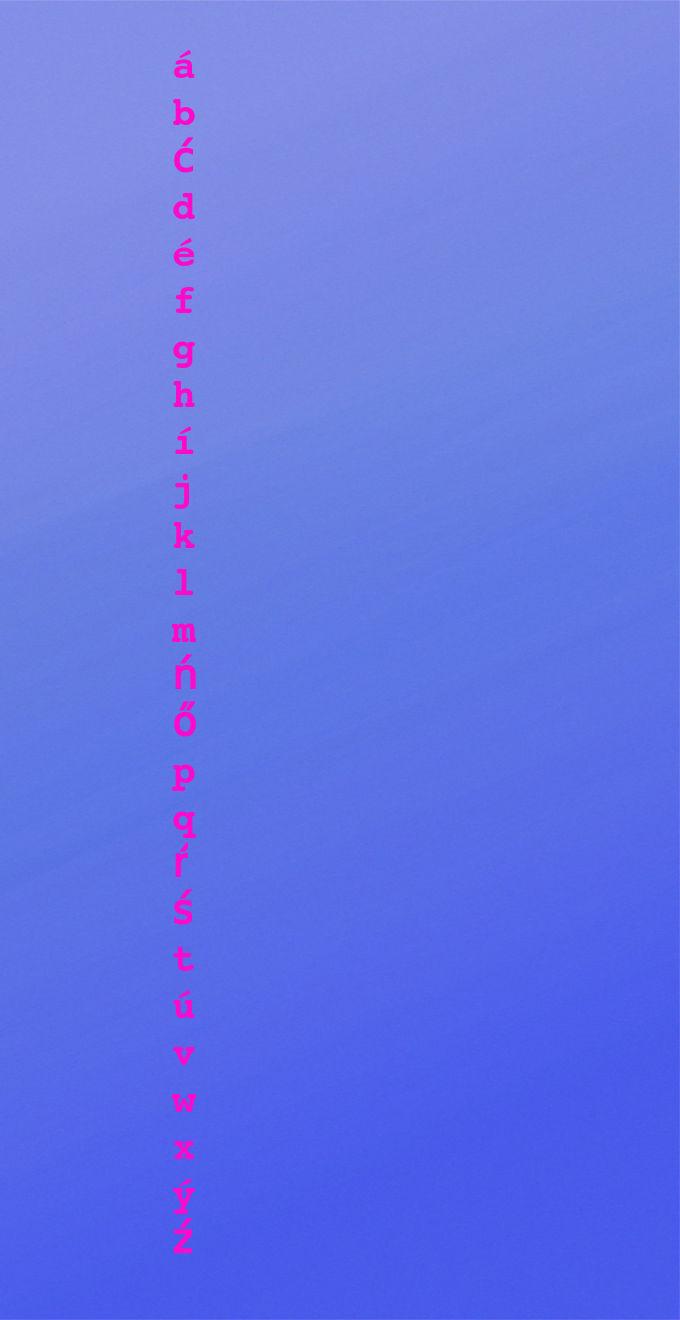
#> input picture sc-2015-master/New folder/images/fifi_train.jpg, 680 x 1320 px
$ jupyter execute --allow-errors fi.ipynb   (shell and % lines are left out)   (Python 2 division)   (older library calls are emulated)
#> lines starting #> are read from the running program, lines starting #| are printed output that depends on the picture; after the words box and inside, x2 and y2 are one past the last pixel; in counts of white or black regions, pixels touching at a corner belong together
[cell 1]
#import potrebnih biblioteka
import cv2
import collections
import numpy as np
import scipy as sc
import matplotlib.pyplot as plt
from scipy.spatial import distance

# k-means
from sklearn.cluster import KMeans

# keras
from keras.models import Sequential
from keras.layers.core import Dense,Activation
from keras.optimizers import SGD

import matplotlib.pylab as pylab
pylab.rcParams['figure.figsize'] = 16, 12 # za prikaz većih slika i plotova, zakomentarisati ako nije potrebno

[cell 2]
def load_image(path):
#> called with path = 'images/fifi_train.jpg'
    return cv2.cvtColor(cv2.imread(path), cv2.COLOR_BGR2RGB)
def image_gray(image):
    return cv2.cvtColor(image, cv2.COLOR_RGB2GRAY)
def image_bin(image_gs):
    ret,image_bin = cv2.threshold(image_gs, 127, 255, cv2.THRESH_BINARY)
    return image_bin
def image_bin_adaptive(image_gs):
    image_bin = cv2.adaptiveThreshold(image_gs, 135, cv2.ADAPTIVE_THRESH_MEAN_C, cv2.THRESH_BINARY, 55, 10)
    return image_bin
def invert(image):
    return 255-image
def display_image(image, color= False):
    if color:
        plt.imshow(image)
    else:
        plt.imshow(image, 'gray')
def dilate(image):
    kernel = np.ones((3,3)) # strukturni element 3x3 blok
    return cv2.dilate(image, kernel, iterations=1)
def erode(image):
    kernel = np.ones((3,3)) # strukturni element 3x3 blok
    return cv2.erode(image, kernel, iterations=1)

#Funkcionalnost implementirana u V2
def resize_region(region):
    resized = cv2.resize(region,(28,28), interpolation = cv2.INTER_NEAREST)
    return resized
def scale_to_range(image):
    return image / 255
def matrix_to_vector(image):
    return image.flatten()
# [5 lines left out: function prepare_for_ann, not called in this run]
def convert_output(outputs):
    return np.eye(len(outputs))
def winner(output):
    return max(enumerate(output), key=lambda x: x[1])[0]

[cell 3]
# [4 lines left out: function remove_noise, not called in this run]

[cell 4]
def rotate_regions(contours,angles,centers,sizes):
    '''Funkcija koja vrši rotiranje regiona oko njihovih centralnih tačaka
    Args:
        contours: skup svih kontura [kontura1, kontura2, ..., konturaN]
        angles:   skup svih uglova nagiba kontura [nagib1, nagib2, ..., nagibN]
        centers:  skup svih centara minimalnih pravougaonika koji su opisani
                  oko kontura [centar1, centar2, ..., centarN]
        sizes:    skup parova (height,width) koji predstavljaju duzine stranica minimalnog
                  pravougaonika koji je opisan oko konture [(h1,w1), (h2,w2), ...,(hN,wN)]
    Return:
        ret_val: rotirane konture'''
    ret_val = []
    for idx, contour in enumerate(contours):

        angle = angles[idx]
        cx,cy = centers[idx]
        height, width = sizes[idx]
        if width<height:
            angle+=90

        # Rotiranje svake tačke regiona oko centra rotacije
        alpha = np.pi/2 - abs(np.radians(angle))
        region_points_rotated = np.ndarray((len(contour), 2), dtype=np.int16)
        for i, point in enumerate(contour):
            x = point[0]
            y = point[1]

            #TODO 1 - izračunati koordinate tačke nakon rotacije
            rx = np.sin(alpha)*(x-cx) - np.cos(alpha)*(y-cy) + cx
            ry = np.cos(alpha)*(x-cx) + np.sin(alpha)*(y-cy) + cy


            region_points_rotated[i] = [rx,ry]
        ret_val.append(region_points_rotated)


    return ret_val

[cell 5]
def merge_regions(contours):
    '''Funkcija koja vrši spajanje kukica i kvačica sa osnovnim karakterima
    Args:
        contours: skup svih kontura (kontura - niz tacaka bele boje)
    Return:
        ret_val: skup kontura sa spojenim kukicama i kvacicama'''
    ret_val = []
    merged_index = [] #lista indeksa kontura koje su već spojene sa nekim

    for i,contour1 in enumerate(contours): #slova
        if i in merged_index:
            continue
        min_x1 = min(contour1[:,0])
        max_x1 = max(contour1[:,0])
        min_y1 = min(contour1[:,1])
        max_y1 = max(contour1[:,1])
        for j,contour2 in enumerate(contours): #kukice
            if j in merged_index or i == j:
                continue
            min_x2 = min(contour2[:,0])
            max_x2 = max(contour2[:,0])
            min_y2 = min(contour2[:,1])
            max_y2 = max(contour2[:,1])

            #TODO 2 - izvršiti spajanje kukica iznad slova
            #spajanje dva niza je moguće obaviti funkcijom np.concatenate((contour1,contour2))

            if len(contour1)/5>len(contour2): #provera pretpostavke da je contour1 slovo

                if (min_y1-max_y2)<max(max_y1-min_y1,max_y2-min_y2)/2 \
                and (min_x2>min_x1-5 and max_x2<max_x1+5):
                    #spajanje kontura
                    ret_val.append(np.concatenate((contour1,contour2)))
                    merged_index.append(i)
                    merged_index.append(j)


    #svi regioni koji se nisu ni sa kim spojili idu u listu kontura, bez spajanja
    for idx,contour in enumerate(contours):
        if idx not in merged_index:
            ret_val.append(contour)

    return ret_val

[cell 6]
def select_roi(image_orig, image_bin):

    img, contours_borders, hierarchy = cv2.findContours(image_bin.copy(), cv2.RETR_EXTERNAL, cv2.CHAIN_APPROX_NONE)

    contours = []
    contour_angles = []
    contour_centers = []
    contour_sizes = []
    for contour in contours_borders:
        center, size, angle = cv2.minAreaRect(contour)
        xt,yt,h,w = cv2.boundingRect(contour)

        region_points = []
        for i in range (xt,xt+h):
            for j in range(yt,yt+w):
                dist = cv2.pointPolygonTest(contour,(i,j),False)
                if dist>=0 and image_bin[j,i]==255: # da li se tacka nalazi unutar konture?
                    region_points.append([i,j])
        contour_centers.append(center)
        contour_angles.append(angle)
        contour_sizes.append(size)
        contours.append(region_points)

    #Postavljanje kontura u vertikalan polozaj
    contours = rotate_regions(contours, contour_angles, contour_centers, contour_sizes)

    #spajanje kukica i kvacica
    contours = merge_regions(contours)

    regions_dict = {}
    for contour in contours:

        min_x = min(contour[:,0])
        max_x = max(contour[:,0])
        min_y = min(contour[:,1])
        max_y = max(contour[:,1])

        region = np.zeros((max_y-min_y+1,max_x-min_x+1), dtype=np.int16)
        for point in contour:
            x = point[0]
            y = point[1]

             # TODO 3 - koordinate tacaka regiona prebaciti u relativne koordinate
            '''Pretpostavimo da gornja leva tačka regiona ima apsolutne koordinate (100,100).
            Ako uzmemo tačku sa koordinatama unutar regiona, recimo (105,105), nakon
            prebacivanja u relativne koordinate tačka bi trebala imati koorinate (5,5) unutar
            samog regiona.
            '''
            region[y-min_y,x-min_x] = 255


        regions_dict[min_y] = [resize_region(region), (min_x,min_y,max_x-min_x,max_y-min_y)]

    sorted_regions_dict = collections.OrderedDict(sorted(regions_dict.items()))
    sorted_regions = np.array(sorted_regions_dict.values())

    sorted_rectangles = sorted_regions[:,1]
    region_distances = [-sorted_rectangles[0][0]-sorted_rectangles[0][2]]
    for x,y,w,h in sorted_regions[1:-1, 1]:
        region_distances[-1] += x
        region_distances.append(-x-w)
    region_distances[-1] += sorted_rectangles[-1][0]

    return image_orig, sorted_regions[:, 0], region_distances

[cell 7]
# [22 lines left out: functions create_ann, train_ann, not called in this run]

[cell 8]
# [22 lines left out: function display_result, not called in this run]

[cell 9]
image=load_image('images/fifi_train.jpg')
height, width = image.shape[0:2]
#> height = 1320; width = 680
# ndarray je n-dimensional array, odnosno n-dimenzionalna matrica. Grayscale slika nema RGB,
# vec samo intenzitet piksela (0 je crno, 255 je belo, sve ostalo izmedju je nijansa sive).
# Sa dtype=np.uint8 se naglasava da je u pitanju 8-bitni tip podatka za elemente matrice, tj. piksele
image_gray = np.ndarray((height, width), dtype=np.uint8)

# za svaki piksel na slici u boji
for i in range(0, height):
     for j in range(0, width):
        pixel = image[i, j] # preuzimanje piksela
        r,g,b = pixel[0], pixel[1], pixel[2] # preuzimanje RGB komponenti piksela
        gray = float(r) * 0 + float(g) * .587 + float(b) *255 # racunanje grayscale intenziteta
        image_gray[i, j] = gray # postavljanje piksela na rezultujucoj slici
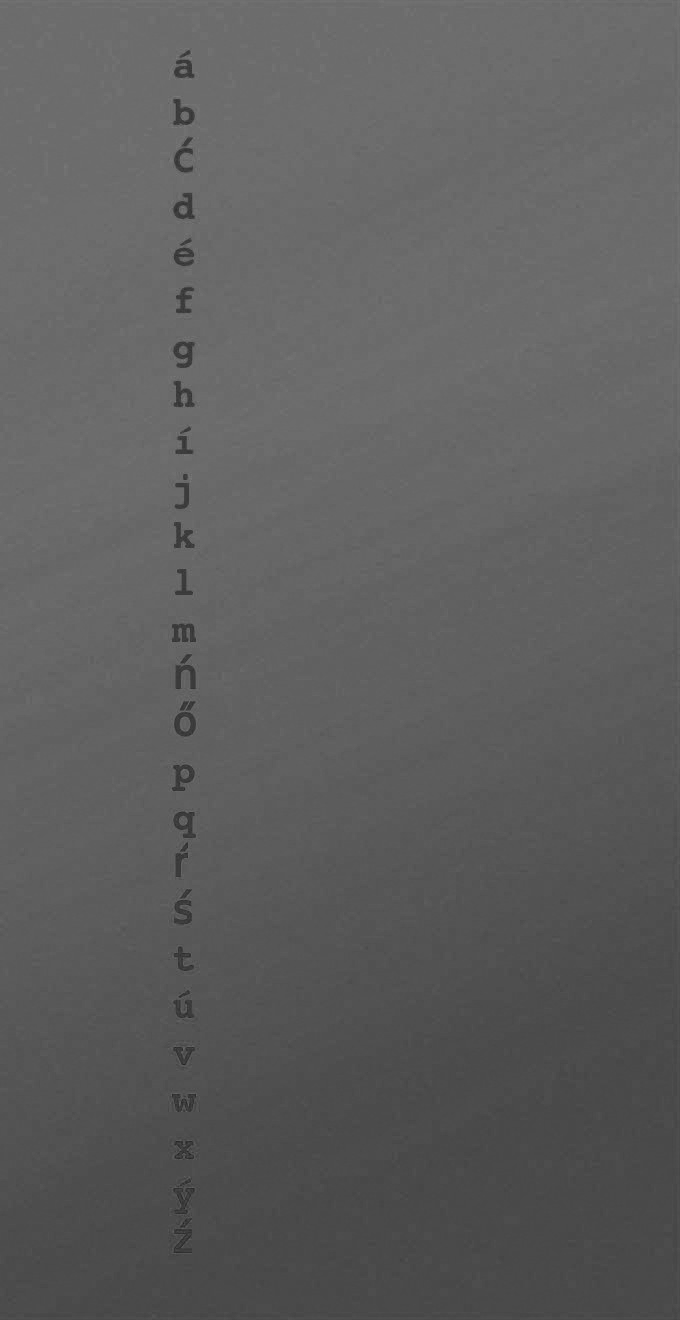
#> image_gray: shape (1320, 680); min 36, max 126, mean 94.1

plt.imshow(image_gray, 'gray')

image_b=invert(image_bin_adaptive(image_gray))
#> in image_bin_adaptive, `image_bin = cv2.adaptiveThreshold(image_gs, 135, cv2.ADAPTIVE_THRESH_M..`:
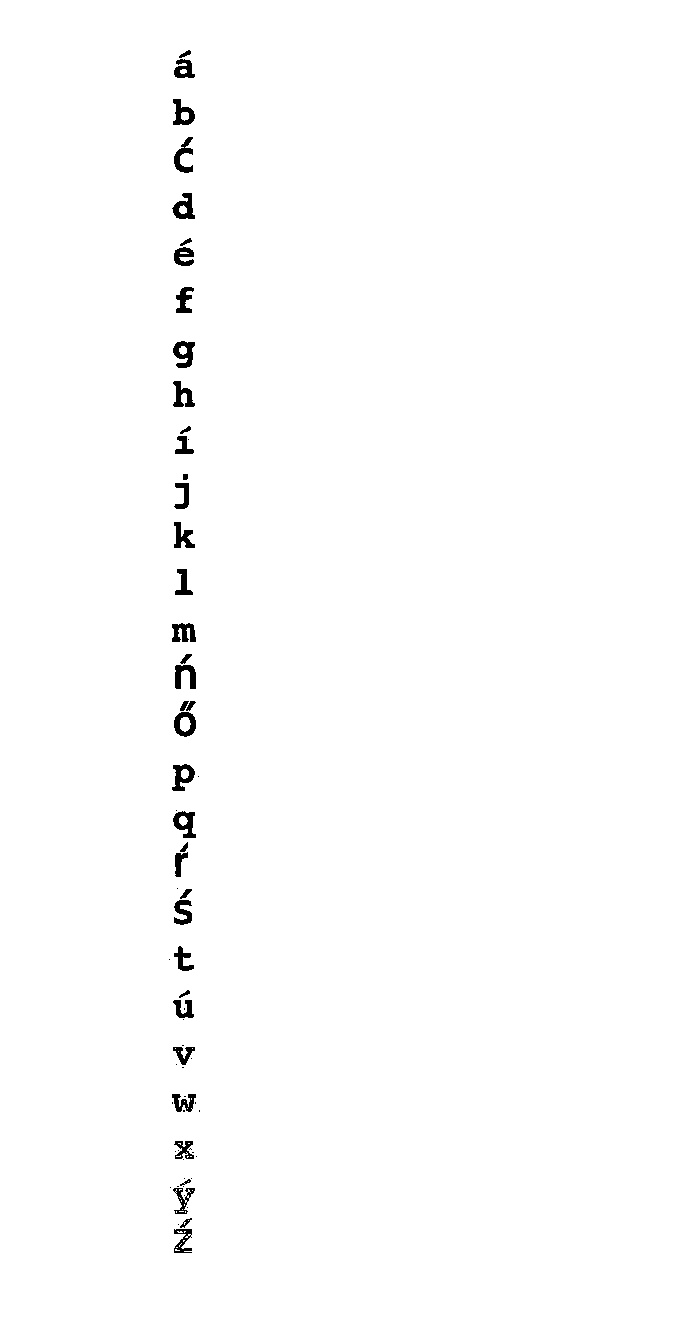
#> image_bin: shape (1320, 680); values 0 (black) and 135 (white), 99.2% white; 68 black regions (30 under 20 px), largest, box (x1, y1, x2, y2) and area: (173, 341, 195, 368) 348, (173, 811, 196, 838) 333, (172, 764, 195, 791) 332
#> in invert, `return 255-image`: returned value: shape (1320, 680); values 120 (black) and 255 (white), 0.83% white; 68 white regions (30 under 20 px)
display_image(image_b)
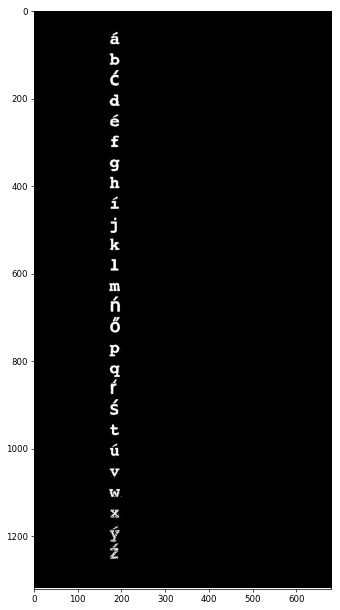
#> figure drawn by matplotlib, 1 panel

#> (a cell that did not finish here is left out)

#> in select_roi, `img, contours_borders, hierarchy = cv2.findContours(image_bin.copy(), ..`: contours_borders = 1 contour; box (x1, y1, x2, y2) and area: (0, 0, 680, 1320) 895601
#> the loop in select_roi, `for contour in contours_borders:` made 1 pass
#> (center, size, angle, xt, yt, h, w) on pass 1: ((339.5, 659.5), (1319, 679), -90, 0, 0, 680, 1320)
#> after the loop in select_roi, `for contour in contours_borders:`: contour_angles = [-90]; contour_centers = [(339.5, 659.5)]; contour_sizes = [(1319, 679)]; contours = 1 item
#> the loop in rotate_regions, `for idx, contour in enumerate(contours): ` made 1 pass
#> (angle, cx, cy, height, width, alpha) on pass 1: (0, 339.5, 659.5, 1319, 679, 1.57)
#> the loop in merge_regions, `for i,contour1 in enumerate(contours):` made 1 pass
#> (min_x1, max_x1, min_y1, max_y1) on pass 1: (168, 198, 50, 1252)
#> after the loop in merge_regions, `for i,contour1 in enumerate(contours):`: merged_index = []
#> the loop in merge_regions, `for idx,contour in enumerate(contours):` made 1 pass
#> after the loop in merge_regions, `for idx,contour in enumerate(contours):`: ret_val = 1 item
#> the loop in select_roi, `for contour in contours: ` made 1 pass
#> pass 1, in resize_region, `resized = cv2.resize(region,(28,28), interpolation = cv2.INTER_NEAREST)`:
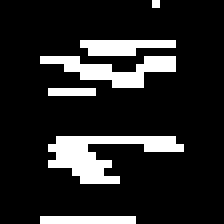
#> resized: shape (28, 28) int16 (shown 8 times larger); 14.8% white in thin lines or dots, all inside (x1, y1, x2, y2) = (5, 0, 23, 28)

$ run again, with sc-2015-master/New folder/images/cifre.jpg copied over sc-2015-master/New folder/images/fifi_train.jpg
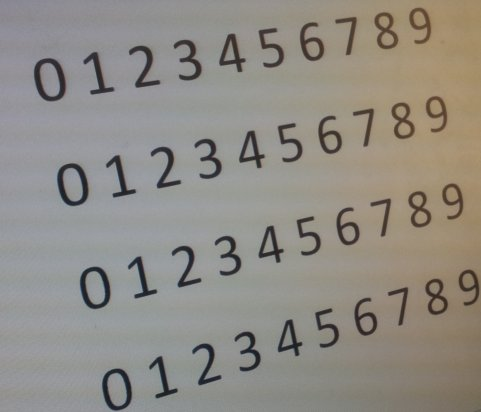
#> input picture sc-2015-master/New folder/images/cifre.jpg, 481 x 412 px
#> in image_bin_adaptive, `image_bin = cv2.adaptiveThreshold(image_gs, 135, cv2.ADAPTIVE_THRESH_M..`:
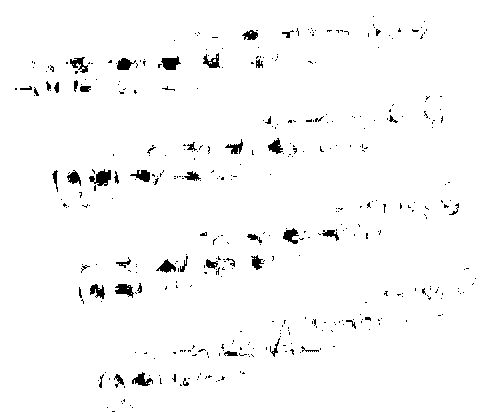
#> image_bin: shape (412, 481); values 0 (black) and 135 (white), 97.6% white; 409 black regions (359 under 20 px), largest, box (x1, y1, x2, y2) and area: (89, 169, 111, 186) 220, (161, 56, 181, 70) 182, (115, 284, 134, 298) 159
#> contours_borders = 1 contour; box (x1, y1, x2, y2) and area: (0, 0, 481, 412) 197280
#> the loop in select_roi, `for contour in contours_borders:` made 1 pass
#> (center, size, angle, xt, yt, h, w) on pass 1: ((240, 205.5), (411, 480), -90, 0, 0, 481, 412)
#> after the loop in select_roi, `for contour in contours_borders:`: contour_angles = [-90]; contour_centers = [(240, 205.5)]; contour_sizes = [(411, 480)]; contours = 1 item
#> the loop in rotate_regions, `for idx, contour in enumerate(contours): ` made 1 pass
#> (angle, cx, cy, height, width, alpha) on pass 1: (-90, 240, 205.5, 411, 480, 0)
#> the loop in merge_regions, `for i,contour1 in enumerate(contours):` made 1 pass
#> (min_x1, max_x1, min_y1, max_y1) on pass 1: (34, 429, -19, 440)
#> after the loop in merge_regions, `for i,contour1 in enumerate(contours):`: merged_index = []
#> the loop in merge_regions, `for idx,contour in enumerate(contours):` made 1 pass
#> after the loop in merge_regions, `for idx,contour in enumerate(contours):`: ret_val = 1 item
#> the loop in select_roi, `for contour in contours: ` made 1 pass
#> after the loop in select_roi, `for contour in contours:`:
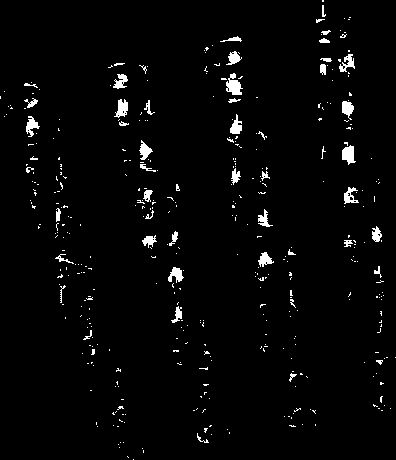
#> region: shape (460, 396) int16; 2.6% white; 408 white regions (358 under 20 px), largest, box (x1, y1, x2, y2) and area: (226, 73, 243, 95) 220, (342, 145, 356, 165) 182, (114, 99, 128, 118) 159
